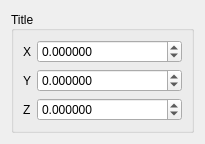
<?xml version="1.0" encoding="UTF-8"?>
<ui version="4.0">
 <class>VectorEditor</class>
 <widget class="QWidget" name="VectorEditor">
  <property name="geometry">
   <rect>
    <x>0</x>
    <y>0</y>
    <width>205</width>
    <height>140</height>
   </rect>
  </property>
  <property name="sizePolicy">
   <sizepolicy hsizetype="Preferred" vsizetype="Preferred">
    <horstretch>0</horstretch>
    <verstretch>0</verstretch>
   </sizepolicy>
  </property>
  <property name="windowTitle">
   <string>Form</string>
  </property>
  <layout class="QVBoxLayout" name="verticalLayout">
   <item>
    <widget class="QGroupBox" name="m_groupBox">
     <property name="sizePolicy">
      <sizepolicy hsizetype="Expanding" vsizetype="Preferred">
       <horstretch>0</horstretch>
       <verstretch>0</verstretch>
      </sizepolicy>
     </property>
     <property name="minimumSize">
      <size>
       <width>100</width>
       <height>0</height>
      </size>
     </property>
     <property name="title">
      <string>Title</string>
     </property>
     <property name="alignment">
      <set>Qt::AlignLeading|Qt::AlignLeft|Qt::AlignVCenter</set>
     </property>
     <layout class="QGridLayout" name="gridLayout">
      <item row="0" column="0">
       <widget class="QLabel" name="m_label_x">
        <property name="text">
         <string>X</string>
        </property>
       </widget>
      </item>
      <item row="0" column="1">
       <widget class="QDoubleSpinBox" name="m_x">
        <property name="sizePolicy">
         <sizepolicy hsizetype="Expanding" vsizetype="Fixed">
          <horstretch>0</horstretch>
          <verstretch>0</verstretch>
         </sizepolicy>
        </property>
        <property name="decimals">
         <number>6</number>
        </property>
        <property name="minimum">
         <double>-100000.000000000000000</double>
        </property>
        <property name="maximum">
         <double>100000.000000000000000</double>
        </property>
       </widget>
      </item>
      <item row="1" column="0">
       <widget class="QLabel" name="m_label_y">
        <property name="text">
         <string>Y</string>
        </property>
       </widget>
      </item>
      <item row="1" column="1">
       <widget class="QDoubleSpinBox" name="m_y">
        <property name="sizePolicy">
         <sizepolicy hsizetype="Expanding" vsizetype="Fixed">
          <horstretch>0</horstretch>
          <verstretch>0</verstretch>
         </sizepolicy>
        </property>
        <property name="decimals">
         <number>6</number>
        </property>
        <property name="minimum">
         <double>-100000.000000000000000</double>
        </property>
        <property name="maximum">
         <double>100000.000000000000000</double>
        </property>
       </widget>
      </item>
      <item row="2" column="0">
       <widget class="QLabel" name="m_label_z">
        <property name="text">
         <string>Z</string>
        </property>
       </widget>
      </item>
      <item row="2" column="1">
       <widget class="QDoubleSpinBox" name="m_z">
        <property name="sizePolicy">
         <sizepolicy hsizetype="Expanding" vsizetype="Fixed">
          <horstretch>0</horstretch>
          <verstretch>0</verstretch>
         </sizepolicy>
        </property>
        <property name="decimals">
         <number>6</number>
        </property>
        <property name="minimum">
         <double>-100000.000000000000000</double>
        </property>
        <property name="maximum">
         <double>100000.000000000000000</double>
        </property>
       </widget>
      </item>
     </layout>
    </widget>
   </item>
  </layout>
 </widget>
 <resources/>
 <connections/>
</ui>
